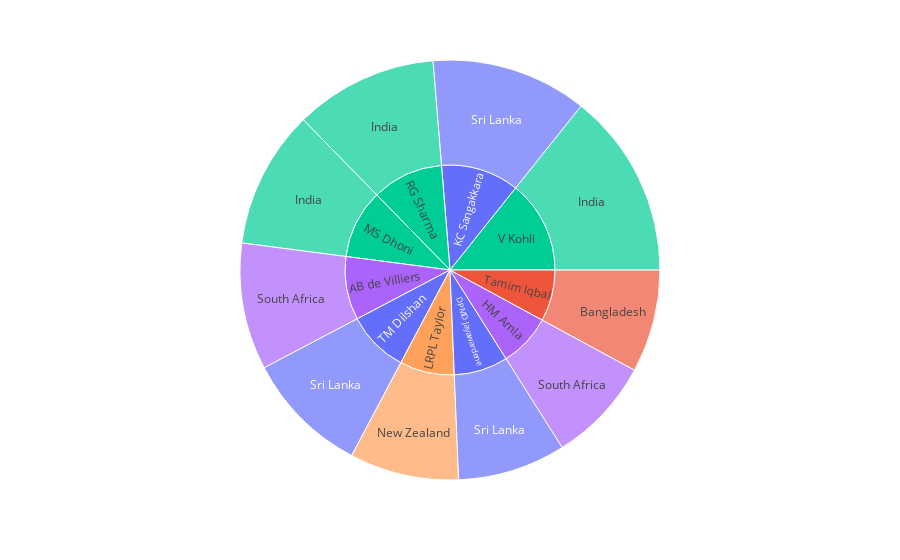

Source (notebook cell):
### Code cell
fig=px.sunburst(odi[0:10], path=['player_name','team'], values='total_runs', color='team', hover_data=['total_matches_played'])
fig.show()

### Figure 1 — Plotly figure (JSON) as saved in the notebook; plotly's stock layout.template omitted (floating-point values rounded to 4 significant figures)
{"data": [{"branchvalues": "total", "customdata": [[510, "Sri Lanka"], [345, "Bangladesh"], [577, "India"], [579, "India"], [470, "South Africa"], [444, "New Zealand"], [510, "Sri Lanka"], [575, "India"], [466, "South Africa"], [510, "Sri Lanka"], [466, "South Africa"], [510, "Sri Lanka"], [470, "South Africa"], [510, "Sri Lanka"], [444, "New Zealand"], [575, "India"], [577, "India"], [510, "Sri Lanka"], [345, "Bangladesh"], [579, "India"]], "domain": {"x": [0, 1], "y": [0, 1]}, "hovertemplate": "labels=%{label}<br>total_runs=%{value}<br>parent=%{parent}<br>id=%{id}<br>total_matches_played=%{customdata[0]}<br>team=%{customdata[1]}<extra></extra>", "ids": ["TM Dilshan/Sri Lanka", "Tamim Iqbal/Bangladesh", "RG Sharma/India", "V Kohli/India", "HM Amla/South Africa", "LRPL Taylor/New Zealand", "KC Sangakkara/Sri Lanka", "MS Dhoni/India", "AB de Villiers/South Africa", "DPMD Jayawardene/Sri Lanka", "AB de Villiers", "DPMD Jayawardene", "HM Amla", "KC Sangakkara", "LRPL Taylor", "MS Dhoni", "RG Sharma", "TM Dilshan", "Tamim Iqbal", "V Kohli"], "labels": ["Sri Lanka", "Bangladesh", "India", "India", "South Africa", "New Zealand", "Sri Lanka", "India", "South Africa", "Sri Lanka", "AB de Villiers", "DPMD Jayawardene", "HM Amla", "KC Sangakkara", "LRPL Taylor", "MS Dhoni", "RG Sharma", "TM Dilshan", "Tamim Iqbal", "V Kohli"], "marker": {"colors": ["#636efa", "#EF553B", "#00cc96", "#00cc96", "#ab63fa", "#FFA15A", "#636efa", "#00cc96", "#ab63fa", "#636efa", "#ab63fa", "#636efa", "#ab63fa", "#636efa", "#FFA15A", "#00cc96", "#00cc96", "#636efa", "#EF553B", "#00cc96"]}, "name": "", "parents": ["TM Dilshan", "Tamim Iqbal", "RG Sharma", "V Kohli", "HM Amla", "LRPL Taylor", "KC Sangakkara", "MS Dhoni", "AB de Villiers", "DPMD Jayawardene", "", "", "", "", "", "", "", "", "", ""], "type": "sunburst", "values": [9212, 7648, 10646, 13784, 7834, 8126, 11618, 10274, 9435, 8040, 9435, 8040, 7834, 11618, 8126, 10274, 10646, 9212, 7648, 13784]}], "layout": {"autosize": true, "legend": {"tracegroupgap": 0}, "margin": {"t": 60}}}
